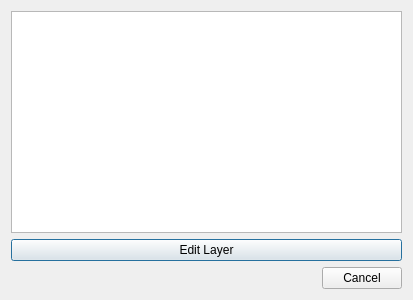
<?xml version="1.0" encoding="UTF-8"?>
<ui version="4.0">
 <class>PointCloudEditorDialogBase</class>
 <widget class="QDialog" name="PointCloudEditorDialogBase">
  <property name="geometry">
   <rect>
    <x>0</x>
    <y>0</y>
    <width>413</width>
    <height>300</height>
   </rect>
  </property>
  <property name="windowTitle">
   <string>Point Cloud Editor</string>
  </property>
  <layout class="QVBoxLayout" name="verticalLayout">
   <item>
    <widget class="QListWidget" name="layer_list_widget"/>
   </item>
   <item>
    <widget class="QPushButton" name="edit_layer_button">
     <property name="text">
      <string>Edit Layer</string>
     </property>
    </widget>
   </item>
   <item>
    <widget class="QDialogButtonBox" name="button_box">
     <property name="orientation">
      <enum>Qt::Horizontal</enum>
     </property>
     <property name="standardButtons">
      <set>QDialogButtonBox::Cancel</set>
     </property>
    </widget>
   </item>
  </layout>
 </widget>
 <resources/>
 <connections>
  <connection>
   <sender>button_box</sender>
   <signal>accepted()</signal>
   <receiver>PointCloudEditorDialogBase</receiver>
   <slot>accept()</slot>
   <hints>
    <hint type="sourcelabel">
     <x>20</x>
     <y>20</y>
    </hint>
    <hint type="destinationlabel">
     <x>20</x>
     <y>20</y>
    </hint>
   </hints>
  </connection>
  <connection>
   <sender>button_box</sender>
   <signal>rejected()</signal>
   <receiver>PointCloudEditorDialogBase</receiver>
   <slot>reject()</slot>
   <hints>
    <hint type="sourcelabel">
     <x>20</x>
     <y>20</y>
    </hint>
    <hint type="destinationlabel">
     <x>20</x>
     <y>20</y>
    </hint>
   </hints>
  </connection>
 </connections>
</ui>
